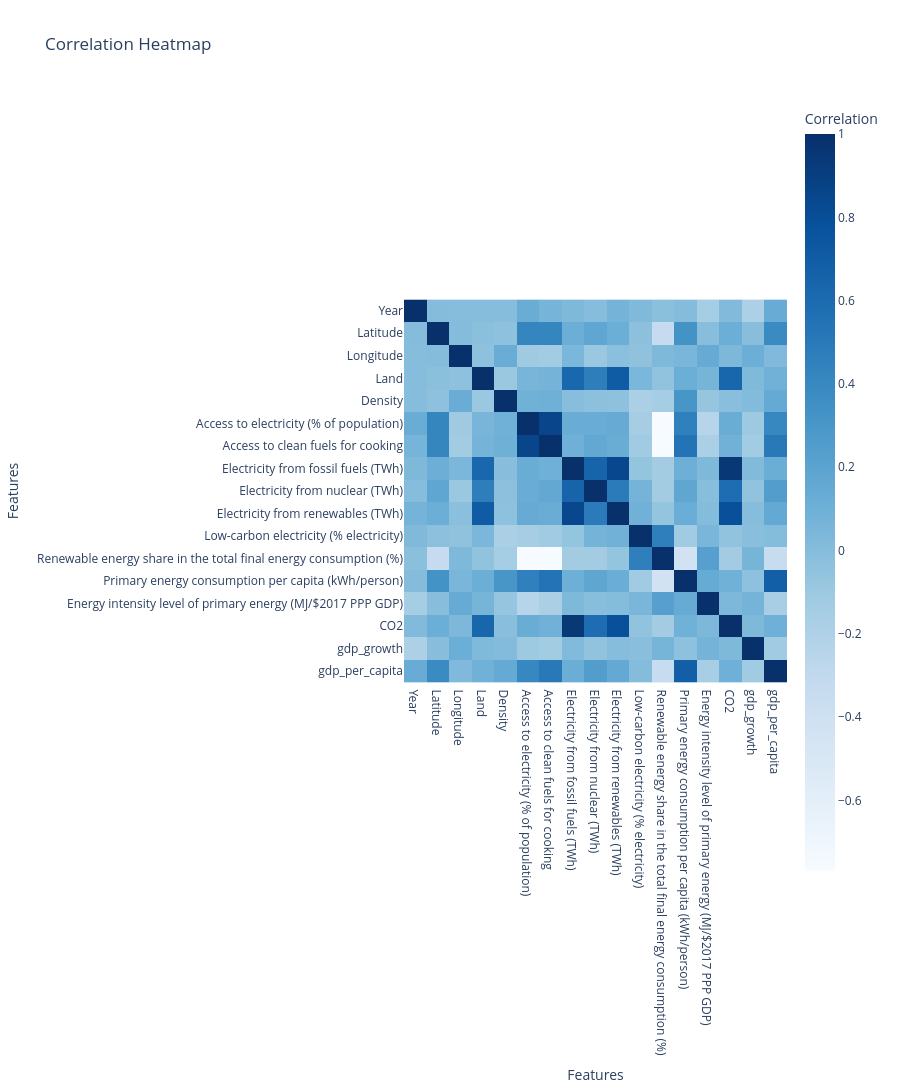

Write notebook code for a chart like this one.
### Markdown cell above
# correlation_matrix

### Code cell
## Calculate the correlation matrix by plotting a heatmap
correlation_matrix = df.corr(numeric_only=True)


import plotly.express as px

# Create a correlation heatmap using Plotly Express
fig = px.imshow(
    correlation_matrix,  # Matrix containing the data
    labels=dict(x="Features", y="Features", color="Correlation"),  # Customize labels
    x=correlation_matrix.columns,  # x-values: Features
    y=correlation_matrix.columns,  # y-values: Features
    color_continuous_scale='blues',  # Set the color scale
    title='Correlation Heatmap',  # Set the title of the plot
    height=1200  # Set the height of the plot
)

# Display the plot
fig.show()

### Figure 1 — Plotly figure (JSON) as saved in the notebook; plotly's stock layout.template omitted (floating-point values rounded to 4 significant figures; data arrays with more than 128 entries replaced by an {"elided": "..."} marker saying what was removed)
{"data": [{"coloraxis": "coloraxis", "hovertemplate": "Features: %{x}<br>Features: %{y}<br>Correlation: %{z}<extra></extra>", "name": "0", "type": "heatmap", "x": ["Year", "Latitude", "Longitude", "Land", "Density", "Access to electricity (% of population)", "Access to clean fuels for cooking", "Electricity from fossil fuels (TWh)", "Electricity from nuclear (TWh)", "Electricity from renewables (TWh)", "Low-carbon electricity (% electricity)", "Renewable energy share in the total final energy consumption (%)", "Primary energy consumption per capita (kWh/person)", "Energy intensity level of primary energy (MJ/$2017 PPP GDP)", "CO2", "gdp_growth", "gdp_per_capita"], "xaxis": "x", "y": ["Year", "Latitude", "Longitude", "Land", "Density", "Access to electricity (% of population)", "Access to clean fuels for cooking", "Electricity from fossil fuels (TWh)", "Electricity from nuclear (TWh)", "Electricity from renewables (TWh)", "Low-carbon electricity (% electricity)", "Renewable energy share in the total final energy consumption (%)", "Primary energy consumption per capita (kWh/person)", "Energy intensity level of primary energy (MJ/$2017 PPP GDP)", "CO2", "gdp_growth", "gdp_per_capita"], "yaxis": "y", "z": {"elided": "17x17 float values"}}], "layout": {"coloraxis": {"colorbar": {"title": {"text": "Correlation"}}, "colorscale": [[0, "rgb(247,251,255)"], [0.125, "rgb(222,235,247)"], [0.25, "rgb(198,219,239)"], [0.375, "rgb(158,202,225)"], [0.5, "rgb(107,174,214)"], [0.625, "rgb(66,146,198)"], [0.75, "rgb(33,113,181)"], [0.875, "rgb(8,81,156)"], [1, "rgb(8,48,107)"]]}, "height": 1200, "title": {"text": "Correlation Heatmap"}, "xaxis": {"anchor": "y", "constrain": "domain", "domain": [0, 1], "scaleanchor": "y", "title": {"text": "Features"}}, "yaxis": {"anchor": "x", "autorange": "reversed", "constrain": "domain", "domain": [0, 1], "title": {"text": "Features"}}}}
